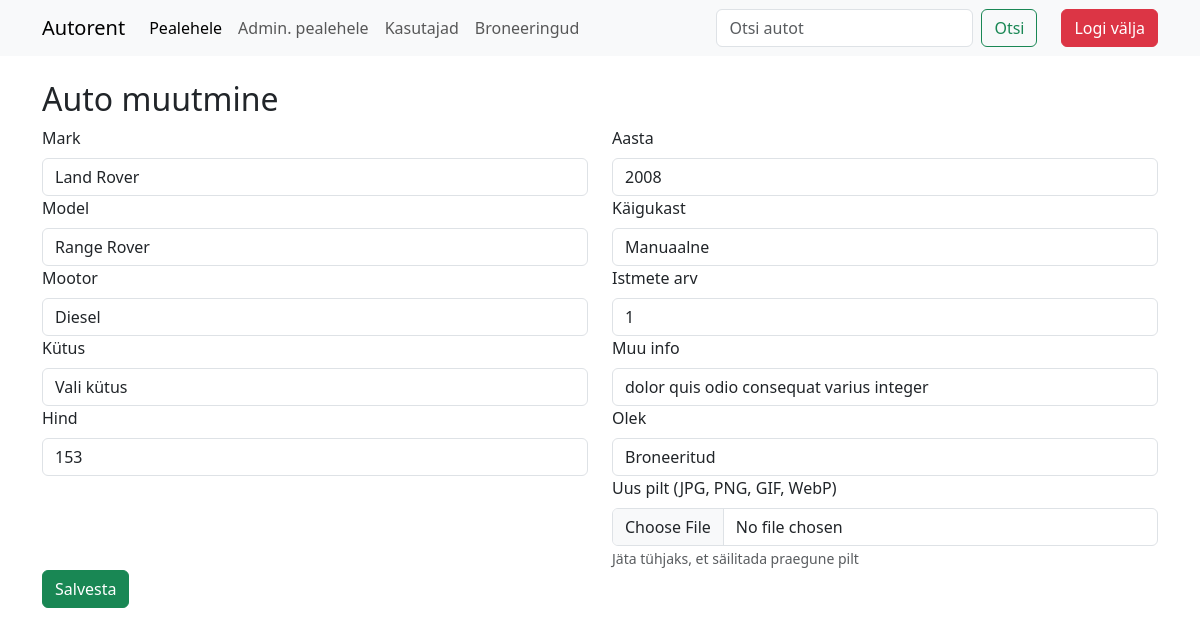
The app's page /admin/muuda.php?editid=7 (signed in) with its own data.
### tables this page shows
CREATE TABLE `cars` (
  `id` int(4) NOT NULL,
  `mark` varchar(255) NOT NULL,
  `model` varchar(255) NOT NULL,
  `engine` varchar(255) NOT NULL,
  `fuel` varchar(255) NOT NULL,
  `price` int(4) NOT NULL,
  `image` varchar(255) NOT NULL,
  `year` year(4) NOT NULL,
  `transmission` varchar(225) NOT NULL,
  `seats` int(1) NOT NULL,
  `description` varchar(255) NOT NULL,
  `status` enum('vaba','broneeritud','rendidud','hoolduses') NOT NULL
);

### admin/muuda.php (the view, shortened to what this page needs)
<?php
include('../config.php');
$rida = [];
if(isset($_GET["editid"])){
    $id = (int)$_GET["editid"];
    $paring = "SELECT * FROM cars WHERE id=$id";
    $valjund = mysqli_query($yhendus, $paring);
    $rida = mysqli_fetch_assoc($valjund);
}
?>
<?php include('../header.php'); ?>
<div class="container">
    <h2>Auto muutmine</h2>
    <?php if (!empty($rida)): ?>
    <form action="muuda.php" method="post" enctype="multipart/form-data">
        <div class="row g-4">
            <div class="col-sm-6">
                <label for="mark" class="form-label">Mark</label>
                <input type="text" class="form-control" id="mark" name="mark" value="<?= htmlspecialchars($rida['mark']); ?>" required>
                <label for="model" class="form-label">Model</label>
                <input type="text" class="form-control" id="model" name="model" value="<?= htmlspecialchars($rida['model']); ?>" required>
                <label for="engine" class="form-label">Mootor</label>
                <input type="text" class="form-control" id="engine" name="engine" value="<?= htmlspecialchars($rida['engine']); ?>" required>
                <label for="fuel" class="form-label">Kütus</label>
                <select class="form-control" id="fuel" name="fuel" required>
                    <option value="">Vali kütus</option>
                </select>
                <label for="price" class="form-label">Hind</label>
                <input type="number" class="form-control" id="price" name="price" value="<?= $rida['price']; ?>" required>
            </div>
            <div class="col-sm-6">
                <label for="year" class="form-label">Aasta</label>
                <input type="number" class="form-control" id="year" name="year" value="<?= $rida['year']; ?>" required>
                <label for="transmission" class="form-label">Käigukast</label>
                <select class="form-control" id="transmission" name="transmission" required>
                    <option value="manuaalne" <?= $rida['transmission'] === 'manuaalne' ? 'selected' : ''; ?>>Manuaalne</option>
                </select>
                <label for="seats" class="form-label">Istmete arv</label>
                <input type="number" class="form-control" id="seats" name="seats" value="<?= $rida['seats']; ?>" required>
                <label for="description" class="form-label">Muu info</label>
                <input type="text" class="form-control" id="description" name="description" value="<?= htmlspecialchars($rida['description']); ?>">
                <label for="status" class="form-label">Olek</label>
                <select class="form-control" id="status" name="status" required>
                    <option value="broneeritud" <?= $rida['status'] === 'broneeritud' ? 'selected' : ''; ?>>Broneeritud</option>
                </select>
                <label for="image" class="form-label">Uus pilt (JPG, PNG, GIF, WebP)</label>
                <input type="file" class="form-control" id="image" name="image" accept="image/*">
                <small class="text-muted">Jäta tühjaks, et säilitada praegune pilt</small>
            </div>
        </div>
        <input type="submit" value="Salvesta" class="btn btn-success">
    </form>
    <?php else: ?>
        <div class="alert alert-warning">Palun vali auto, mida soovid muuta.</div>
    <?php endif; ?>
</div>
  </body>
</html>

### records on screen
cars: mark "Land Rover", model "Range Rover", engine "Diesel", price "153", year "2008", transmission "Manuaalne", seats "1", description "dolor quis odio consequat varius integer", status "Broneeritud"

### other values on screen
$reservationsLabel "Broneeringud"
